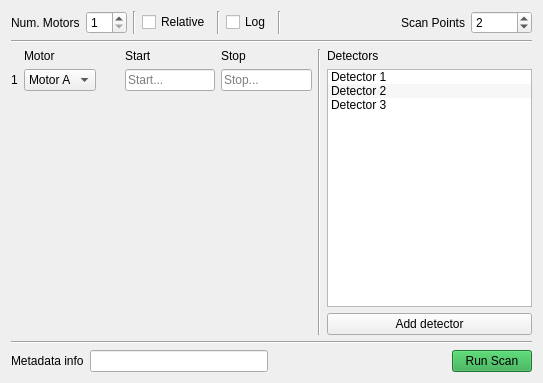
<?xml version="1.0" encoding="UTF-8"?>
<ui version="4.0">
 <class>Form</class>
 <widget class="QWidget" name="Form">
  <property name="geometry">
   <rect>
    <x>0</x>
    <y>0</y>
    <width>543</width>
    <height>383</height>
   </rect>
  </property>
  <property name="windowTitle">
   <string>1D Scan</string>
  </property>
  <layout class="QVBoxLayout" name="verticalLayout_2">
   <item>
    <layout class="QGridLayout" name="gridLayout_2">
     <item row="2" column="0">
      <layout class="QHBoxLayout" name="horizontalLayout_7">
       <item>
        <layout class="QGridLayout" name="gridLayout">
         <property name="bottomMargin">
          <number>0</number>
         </property>
         <item row="0" column="3">
          <widget class="QLabel" name="scan_start_label">
           <property name="sizePolicy">
            <sizepolicy hsizetype="Fixed" vsizetype="Preferred">
             <horstretch>0</horstretch>
             <verstretch>0</verstretch>
            </sizepolicy>
           </property>
           <property name="text">
            <string>Start</string>
           </property>
          </widget>
         </item>
         <item row="0" column="4">
          <widget class="QLabel" name="scan_stop_label">
           <property name="sizePolicy">
            <sizepolicy hsizetype="Fixed" vsizetype="Preferred">
             <horstretch>0</horstretch>
             <verstretch>0</verstretch>
            </sizepolicy>
           </property>
           <property name="text">
            <string>Stop</string>
           </property>
          </widget>
         </item>
         <item row="1" column="1">
          <widget class="QComboBox" name="motorA_comboBox">
           <item>
            <property name="text">
             <string>Motor A</string>
            </property>
           </item>
           <item>
            <property name="text">
             <string>Motor B</string>
            </property>
           </item>
          </widget>
         </item>
         <item row="1" column="3">
          <widget class="QLineEdit" name="scan_start_lineEdit">
           <property name="sizePolicy">
            <sizepolicy hsizetype="Preferred" vsizetype="Fixed">
             <horstretch>0</horstretch>
             <verstretch>0</verstretch>
            </sizepolicy>
           </property>
           <property name="minimumSize">
            <size>
             <width>20</width>
             <height>0</height>
            </size>
           </property>
           <property name="baseSize">
            <size>
             <width>0</width>
             <height>0</height>
            </size>
           </property>
           <property name="placeholderText">
            <string>Start...</string>
           </property>
          </widget>
         </item>
         <item row="1" column="4">
          <widget class="QLineEdit" name="scan_stop_lineEdit">
           <property name="sizePolicy">
            <sizepolicy hsizetype="Preferred" vsizetype="Fixed">
             <horstretch>0</horstretch>
             <verstretch>0</verstretch>
            </sizepolicy>
           </property>
           <property name="placeholderText">
            <string>Stop...</string>
           </property>
          </widget>
         </item>
         <item row="2" column="1">
          <spacer name="verticalSpacer">
           <property name="orientation">
            <enum>Qt::Vertical</enum>
           </property>
           <property name="sizeHint" stdset="0">
            <size>
             <width>20</width>
             <height>40</height>
            </size>
           </property>
          </spacer>
         </item>
         <item row="0" column="1">
          <widget class="QLabel" name="num_pts_label_4">
           <property name="sizePolicy">
            <sizepolicy hsizetype="Fixed" vsizetype="Preferred">
             <horstretch>0</horstretch>
             <verstretch>0</verstretch>
            </sizepolicy>
           </property>
           <property name="text">
            <string>Motor</string>
           </property>
          </widget>
         </item>
         <item row="1" column="2">
          <spacer name="horizontalSpacer_3">
           <property name="orientation">
            <enum>Qt::Horizontal</enum>
           </property>
           <property name="sizeHint" stdset="0">
            <size>
             <width>40</width>
             <height>20</height>
            </size>
           </property>
          </spacer>
         </item>
         <item row="1" column="0">
          <widget class="QLabel" name="motor_num_label">
           <property name="text">
            <string>1</string>
           </property>
          </widget>
         </item>
        </layout>
       </item>
       <item>
        <widget class="Line" name="line_5">
         <property name="orientation">
          <enum>Qt::Vertical</enum>
         </property>
        </widget>
       </item>
       <item>
        <layout class="QVBoxLayout" name="verticalLayout_3">
         <item>
          <widget class="QLabel" name="detectors_label">
           <property name="sizePolicy">
            <sizepolicy hsizetype="Fixed" vsizetype="Preferred">
             <horstretch>0</horstretch>
             <verstretch>0</verstretch>
            </sizepolicy>
           </property>
           <property name="text">
            <string>Detectors</string>
           </property>
          </widget>
         </item>
         <item>
          <widget class="QListWidget" name="listWidget">
           <property name="alternatingRowColors">
            <bool>true</bool>
           </property>
           <item>
            <property name="text">
             <string>Detector 1</string>
            </property>
           </item>
           <item>
            <property name="text">
             <string>Detector 2</string>
            </property>
           </item>
           <item>
            <property name="text">
             <string>Detector 3</string>
            </property>
           </item>
          </widget>
         </item>
         <item>
          <widget class="QPushButton" name="add_detector_pushButton">
           <property name="text">
            <string>Add detector</string>
           </property>
          </widget>
         </item>
        </layout>
       </item>
      </layout>
     </item>
     <item row="0" column="0">
      <layout class="QHBoxLayout" name="horizontalLayout">
       <item>
        <widget class="QLabel" name="num_motor_label">
         <property name="sizePolicy">
          <sizepolicy hsizetype="Fixed" vsizetype="Preferred">
           <horstretch>0</horstretch>
           <verstretch>0</verstretch>
          </sizepolicy>
         </property>
         <property name="text">
          <string>Num. Motors</string>
         </property>
        </widget>
       </item>
       <item>
        <widget class="QSpinBox" name="num_motor_spin_box">
         <property name="minimum">
          <number>1</number>
         </property>
         <property name="value">
          <number>1</number>
         </property>
         <property name="displayIntegerBase">
          <number>10</number>
         </property>
        </widget>
       </item>
       <item>
        <widget class="Line" name="line_2">
         <property name="orientation">
          <enum>Qt::Vertical</enum>
         </property>
        </widget>
       </item>
       <item>
        <widget class="QCheckBox" name="relative_scan_checkbox">
         <property name="text">
          <string>Relative</string>
         </property>
        </widget>
       </item>
       <item>
        <widget class="Line" name="line_3">
         <property name="orientation">
          <enum>Qt::Vertical</enum>
         </property>
        </widget>
       </item>
       <item>
        <widget class="QCheckBox" name="log_scan_checkbox">
         <property name="text">
          <string>Log</string>
         </property>
        </widget>
       </item>
       <item>
        <widget class="Line" name="line_4">
         <property name="orientation">
          <enum>Qt::Vertical</enum>
         </property>
        </widget>
       </item>
       <item>
        <spacer name="horizontalSpacer">
         <property name="orientation">
          <enum>Qt::Horizontal</enum>
         </property>
         <property name="sizeHint" stdset="0">
          <size>
           <width>40</width>
           <height>20</height>
          </size>
         </property>
        </spacer>
       </item>
       <item>
        <widget class="QLabel" name="num_pts_label">
         <property name="sizePolicy">
          <sizepolicy hsizetype="Fixed" vsizetype="Preferred">
           <horstretch>0</horstretch>
           <verstretch>0</verstretch>
          </sizepolicy>
         </property>
         <property name="text">
          <string>Scan Points</string>
         </property>
        </widget>
       </item>
       <item>
        <widget class="QSpinBox" name="scan_pts_spin_box">
         <property name="minimum">
          <number>1</number>
         </property>
         <property name="maximum">
          <number>10000</number>
         </property>
         <property name="value">
          <number>2</number>
         </property>
         <property name="displayIntegerBase">
          <number>10</number>
         </property>
        </widget>
       </item>
      </layout>
     </item>
     <item row="3" column="0">
      <widget class="Line" name="line">
       <property name="orientation">
        <enum>Qt::Horizontal</enum>
       </property>
      </widget>
     </item>
     <item row="4" column="0">
      <layout class="QHBoxLayout" name="horizontalLayout_2">
       <item>
        <widget class="QLabel" name="metadata_info_label">
         <property name="sizePolicy">
          <sizepolicy hsizetype="Fixed" vsizetype="Preferred">
           <horstretch>0</horstretch>
           <verstretch>0</verstretch>
          </sizepolicy>
         </property>
         <property name="text">
          <string>Metadata info</string>
         </property>
        </widget>
       </item>
       <item>
        <widget class="QLineEdit" name="metadata_lineEdit"/>
       </item>
       <item>
        <spacer name="buttons_spacer">
         <property name="orientation">
          <enum>Qt::Horizontal</enum>
         </property>
         <property name="sizeHint" stdset="0">
          <size>
           <width>40</width>
           <height>20</height>
          </size>
         </property>
        </spacer>
       </item>
       <item>
        <widget class="QPushButton" name="run_scan_button">
         <property name="styleSheet">
          <string notr="true">background-color: #28a745</string>
         </property>
         <property name="text">
          <string>Run Scan</string>
         </property>
        </widget>
       </item>
      </layout>
     </item>
     <item row="1" column="0">
      <widget class="Line" name="line_6">
       <property name="orientation">
        <enum>Qt::Horizontal</enum>
       </property>
      </widget>
     </item>
    </layout>
   </item>
  </layout>
 </widget>
 <resources/>
 <connections/>
</ui>
